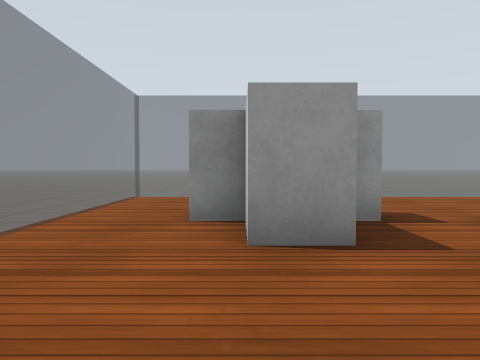
View 1 (above)

19 first-person views from a walk through a robot-simulator world made for Gazebo. The camera is 0.72 m above the floor, tilts 2° down and sees 70° across. The floor is counted in squares, 1 m on a side. Each view is taken from the middle of a square. On the plan, view 1 faces up. The plan holds only what a view shows up to about 11 squares ahead; the rest is blank. The robots in the file are not drawn. Gazebo's built-in surfaces are drawn with simple patterns.

View 2
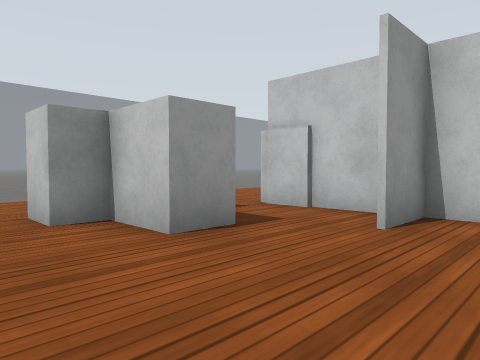

View 3
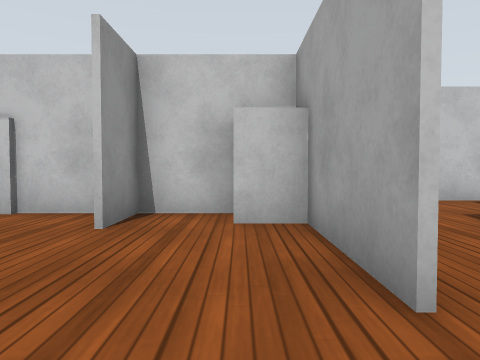

View 4
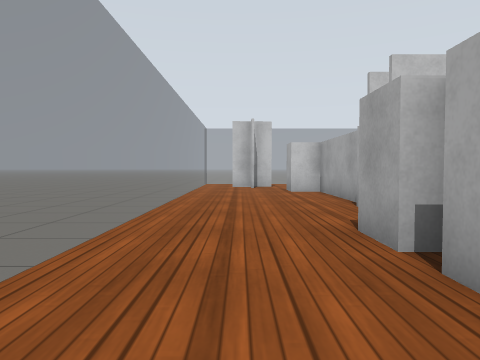

View 5
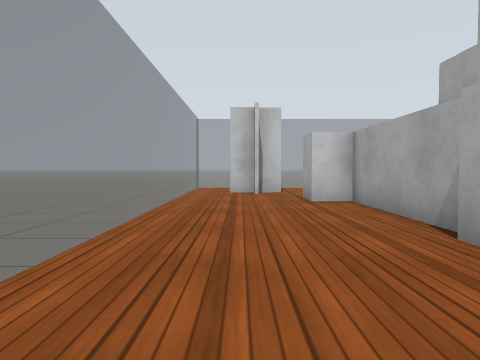

View 6
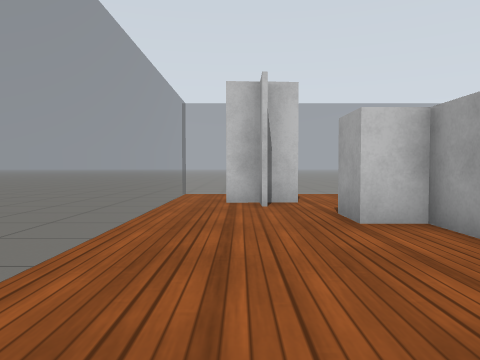

View 7
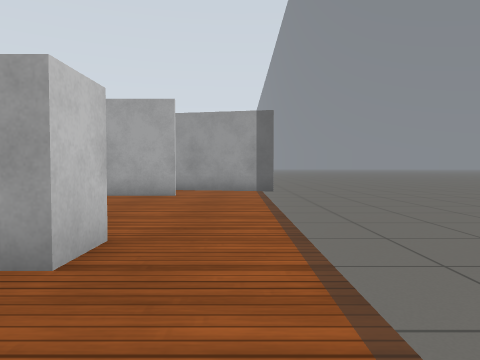

View 8
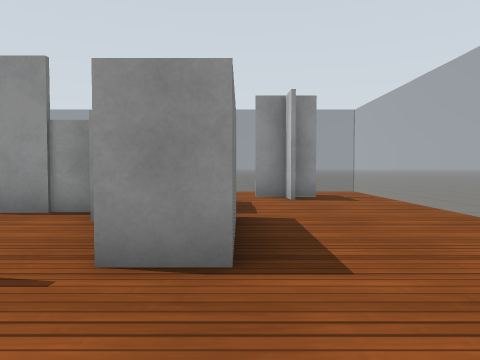

View 9
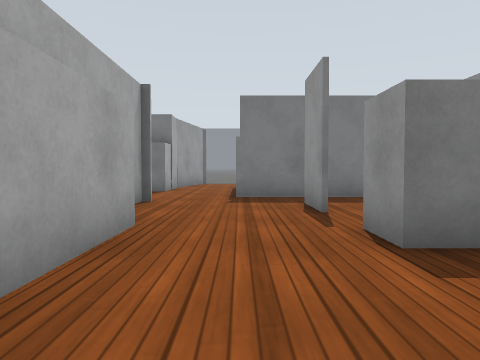

View 10
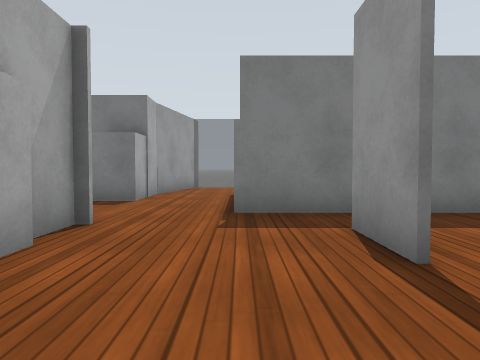

View 11
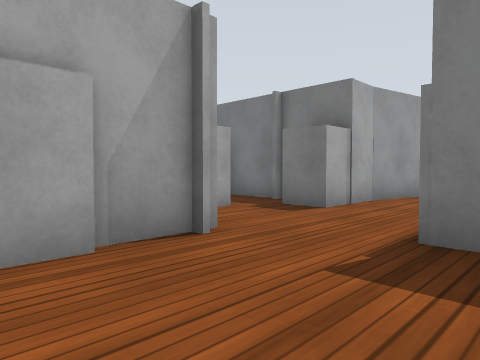

View 12
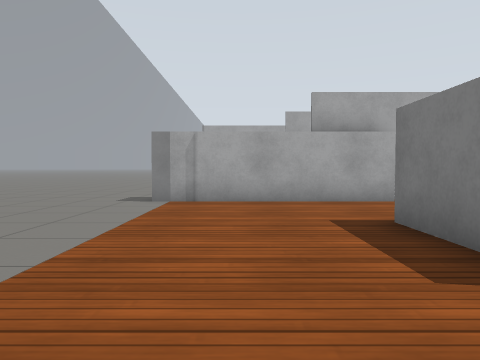

View 13
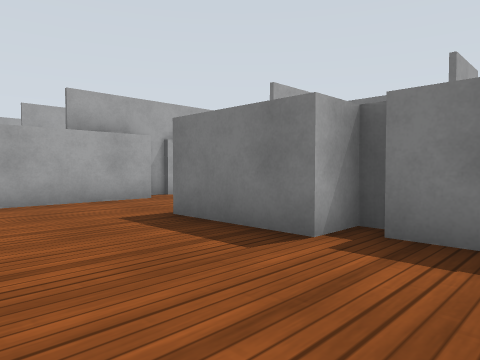

View 14
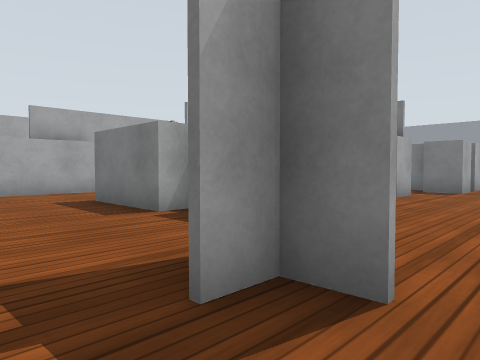

View 15
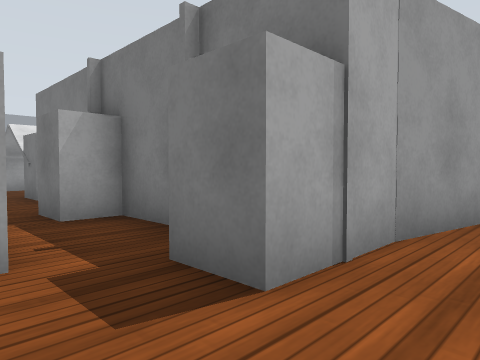

View 16
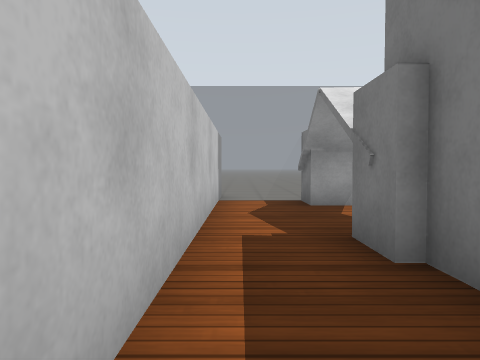

View 17
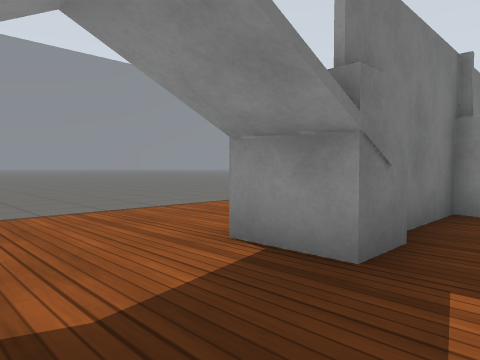

View 18
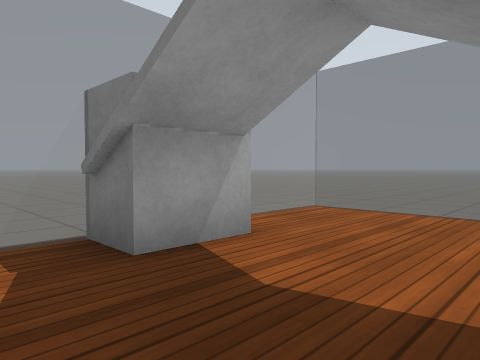

View 19
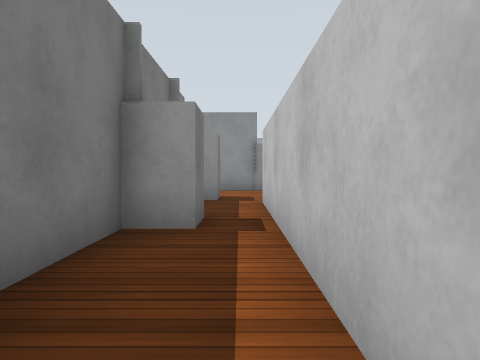

### Floor plan
Key: @ floor where view 1 was taken; # wall or solid block; x gap in a wall; . floor; = window, fence, low wall or low ledge; B white box.
Columns run from 3 left of view 1 to 14 right of it. Each row starts with its distance up from view 1.
  9 .= ==============.
  8 =................=
  7 =.............#..=
  6 =.............#..=
  5 =..BBB......B....=
  4 =..BB..######....=
  3 =..BB..#...B#B...
  2 =.....##....##...=
  1 =......#....#B...=
  0 =..@..BB.##......=
 -1 =..####B.........=
 -2 =................=
 -3 =###.....#B#####BB
 -4     #B...# B
 -5     ##.#.#
 -6     #..#
 -7      B.#
 -8      B.#
 -9 =.  #..#
-10 =.. #..#
-11 =..BBB.#
-12 =..BBB.#
-13  ..BBB.#
-14 =..BBB.#
-15 ===BBB.#
-16 .=  B==#
-17 ..  ...x

Where each view was taken, in squares from view 1:
view 1: 0 up, 0 right, facing up
view 2: 0 up, 2 left, facing up-right
view 3: 0 up, 2 left, facing right
view 4: 7 up, 2 left, facing right
view 5: 7 up, 1 right, facing right
view 6: 7 up, 4 right, facing right
view 7: 8 up, 2 left, facing down
view 8: 2 down, 10 right, facing up
view 9: 1 down, 13 right, facing left
view 10: 1 down, 10 right, facing left
view 11: 0 up, 8 right, facing down-left
view 12: 5 up, 12 right, facing down
view 13: 5 up, 13 right, facing down-left
view 14: 8 up, 13 right, facing down-left
view 15: 2 down, 4 right, facing down-left
view 16: 8 down, 3 right, facing down
view 17: 14 down, 3 right, facing up-left
view 18: 12 down, 3 right, facing down-left
view 19: 12 down, 3 right, facing up
